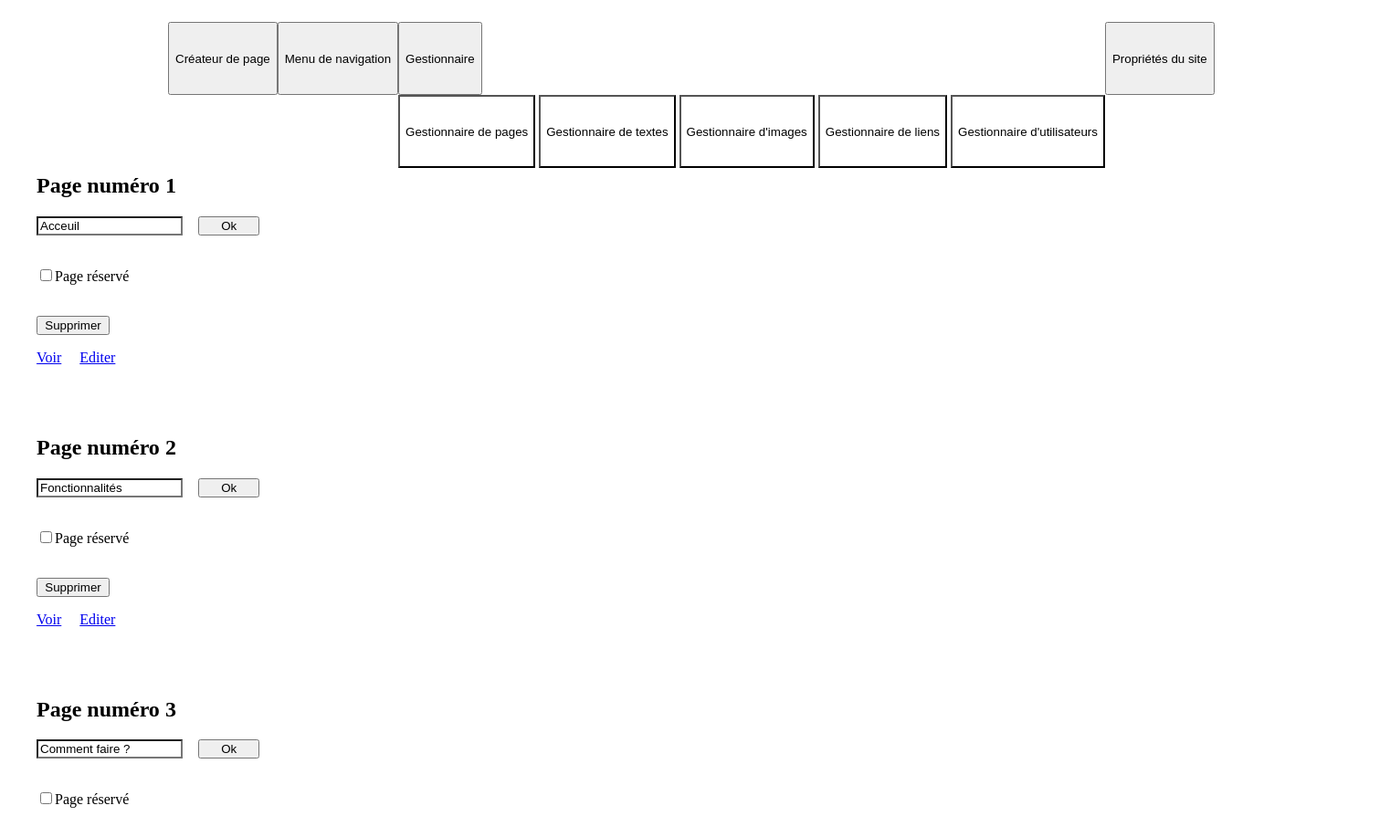
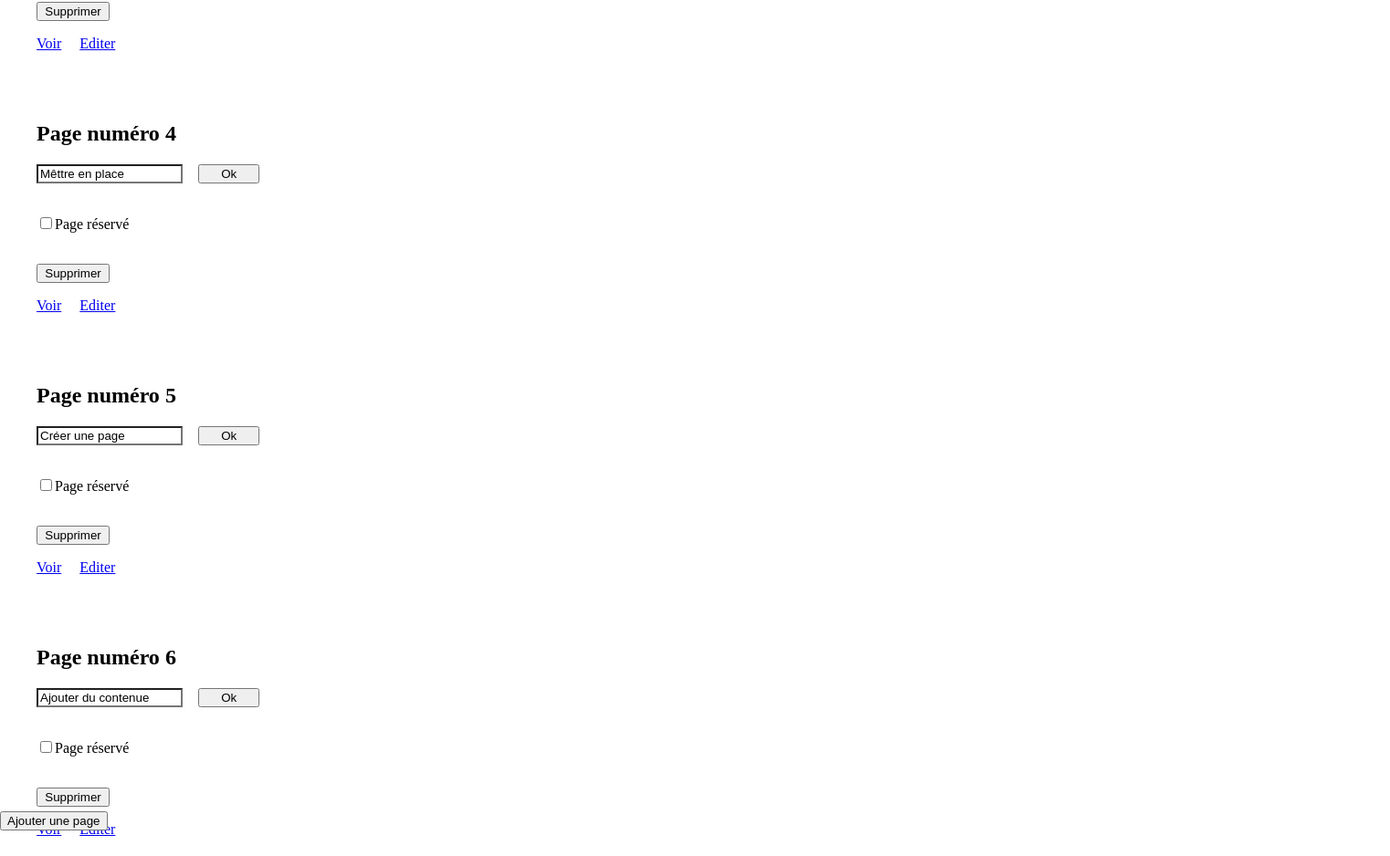
/editor/pagemanager.php, run on the app's committed database (2 pictures, top to bottom).
### tables this page shows
CREATE TABLE IF NOT EXISTS `pages` (
  `id` int(10) UNSIGNED NOT NULL AUTO_INCREMENT,
  `titre` varchar(30) DEFAULT NULL,
  `online` int(1) UNSIGNED NOT NULL DEFAULT '0',
  PRIMARY KEY (`id`)
);

### editor/pagemanager.php (the view, shortened to what this page needs)
<?php
    $req ="SELECT count(*) as 'nbr' FROM `pages`";
    $res = mysqli_fetch_array(mysqli_query($BDD,$req),MYSQLI_ASSOC);
?>
<?php include("editor/php/EditorHeader.php") ?>
<div class="container">
    <div class="row Pageaff">
        <?php
            if($res["nbr"] != 0){
                $req = "SELECT * FROM `pages`";
                $res = mysqli_query($BDD,$req);
                while($page = mysqli_fetch_array($res,MYSQLI_ASSOC)){
        ?>
            <div class="col-sm-12 col-md-4">
                <div class="vignet">
                    <h2>Page numéro <?php echo $page["id"] ?></h2>
                    <div class="row">
                        <form method="post">
                            <input class="webLink EditBtnVBig EditField" name="pageTitre"  type="text" value="<?php echo $page["titre"] ?>" >
                            <input type="submit" class="webLink EditBtn" value="Ok"><br><br>
                            <p><input type="checkbox" name="onlinePage" <?php IsChecked($page["online"]); ?> >Page réservé</p>
                        </form>
                    </div>
                    <br>
                    <div class="row">
                        <form method="post" onSubmit="if(!confirm('Etes-vous certain de vouloir supprimer la page ?')){return false;}">
                            <input class="webLink EditBtnBig" type="submit" value="Supprimer">
                        </form>
                        <a href="index.php?p=<?php echo $page["id"]?>" class="webLink EditBtn">Voir</a>
                        <a href="index.php?p=editor&page=<?php echo $page["id"]?>" class="webLink EditBtn">Editer</a>
                    </div>
                </div>
            </div>
        <?php
                }
            }
        ?>
    </div>
    <div class="toBottom">
        <div class="container">
            <div class="col-md-3">
                <form method="post">
                    <input class="webLink" type="submit" value="Ajouter une page">
                </form>
            </div>
        </div>
    </div>
</div>
<?php
    function IsChecked($oln){
        echo $oln == 0 ? "" : "CHECKED";
    }
?>

### css/editorStyle.css (style rules this page uses)
.EditBtn { width: 5em; margin-right: 1em; }
.EditBtnBig { width: 6em; margin-right: 1em; }
.EditBtnVBig { width: 12em; margin-right: 1em; }
.EditField { background-color: var(--ContainerColor); color:var(--texteColor); }
.vignet { color:var(--texteColor); background-color:var(--ContainerColor); margin-bottom: 1.5em; padding: 1em; padding-left: 2em; padding-right: 2em; }
.toBottom { position: absolute; right: 0; bottom: 5em; left: 0; }
.Pageaff { margin-bottom: 4.5em; }
::placeholder { color: var(--HeadAndFooter); opacity: 1; }

### data on the page
pages: id "1", pageTitre "Acceuil"
pages: id "2", pageTitre "Fonctionnalités"
pages: id "3", pageTitre "Comment faire ?"
pages: id "4", pageTitre "Mêttre en place"
pages: id "5", pageTitre "Créer une page"
pages: id "6", pageTitre "Ajouter du contenue"
